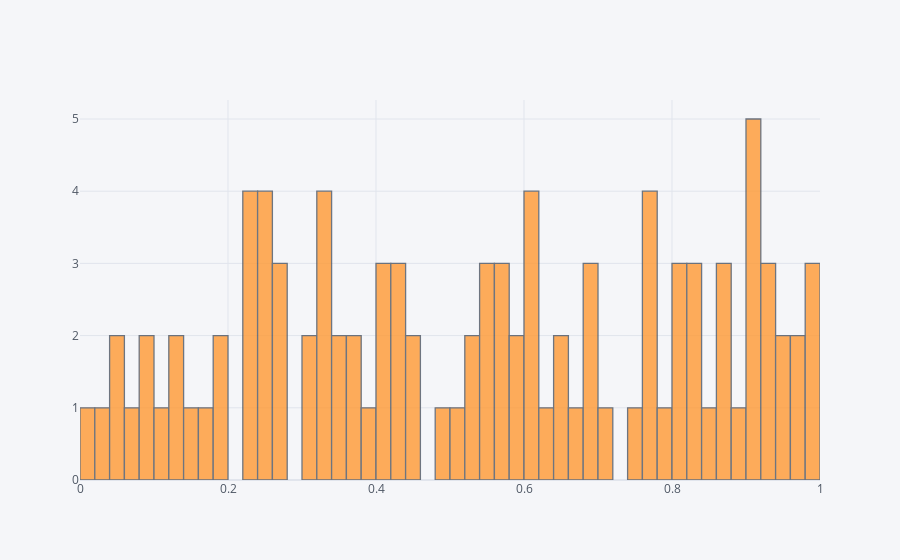

Notebook code cell kept with this figure:
### Markdown cell above
# Histograms

### Code cell
# Create histogram of column A
df['A'].iplot(kind ='hist', bins = 50)

### Figure 1 — Plotly figure (JSON) as saved in the notebook; plotly's stock layout.template omitted (floating-point values rounded to 4 significant figures)
{"data": [{"histfunc": "count", "histnorm": "", "marker": {"color": "rgba(255, 153, 51, 1.0)", "line": {"color": "#4D5663", "width": 1.3}}, "name": "A", "nbinsx": 50, "opacity": 0.8, "orientation": "v", "type": "histogram", "x": [0.265, 0.07729, 0.5518, 0.184, 0.3226, 0.09805, 0.8077, 0.7436, 0.9497, 0.3501, 0.02691, 0.1659, 0.1295, 0.1089, 0.8279, 0.3341, 0.6528, 0.3012, 0.2734, 0.9184, 0.2261, 0.9974, 0.7608, 0.8327, 0.802, 0.5755, 0.05113, 0.8271, 0.3776, 0.4562, 0.9715, 0.9604, 0.7927, 0.7127, 0.4359, 0.946, 0.9053, 0.3301, 0.502, 0.58, 0.2256, 0.6204, 0.7757, 0.8006, 0.4156, 0.6512, 0.552, 0.6129, 0.6903, 0.6865, 0.482, 0.527, 0.6755, 0.1385, 0.58, 0.4013, 0.05898, 0.223, 0.9984, 0.5755, 0.9104, 0.4428, 0.01814, 0.5528, 0.2485, 0.7758, 0.3575, 0.8459, 0.3631, 0.8758, 0.9982, 0.9216, 0.6173, 0.3109, 0.613, 0.917, 0.146, 0.2408, 0.4216, 0.561, 0.2525, 0.4026, 0.09592, 0.9302, 0.3854, 0.1867, 0.4217, 0.2272, 0.2669, 0.7764, 0.8666, 0.32, 0.9385, 0.6882, 0.8968, 0.2428, 0.6094, 0.9078, 0.5264, 0.8602]}], "layout": {"barmode": "overlay", "legend": {"bgcolor": "#F5F6F9", "font": {"color": "#4D5663"}}, "paper_bgcolor": "#F5F6F9", "plot_bgcolor": "#F5F6F9", "title": {"font": {"color": "#4D5663"}}, "xaxis": {"gridcolor": "#E1E5ED", "showgrid": true, "tickfont": {"color": "#4D5663"}, "title": {"font": {"color": "#4D5663"}, "text": ""}, "zerolinecolor": "#E1E5ED"}, "yaxis": {"gridcolor": "#E1E5ED", "showgrid": true, "tickfont": {"color": "#4D5663"}, "title": {"font": {"color": "#4D5663"}, "text": ""}, "zerolinecolor": "#E1E5ED"}}}
